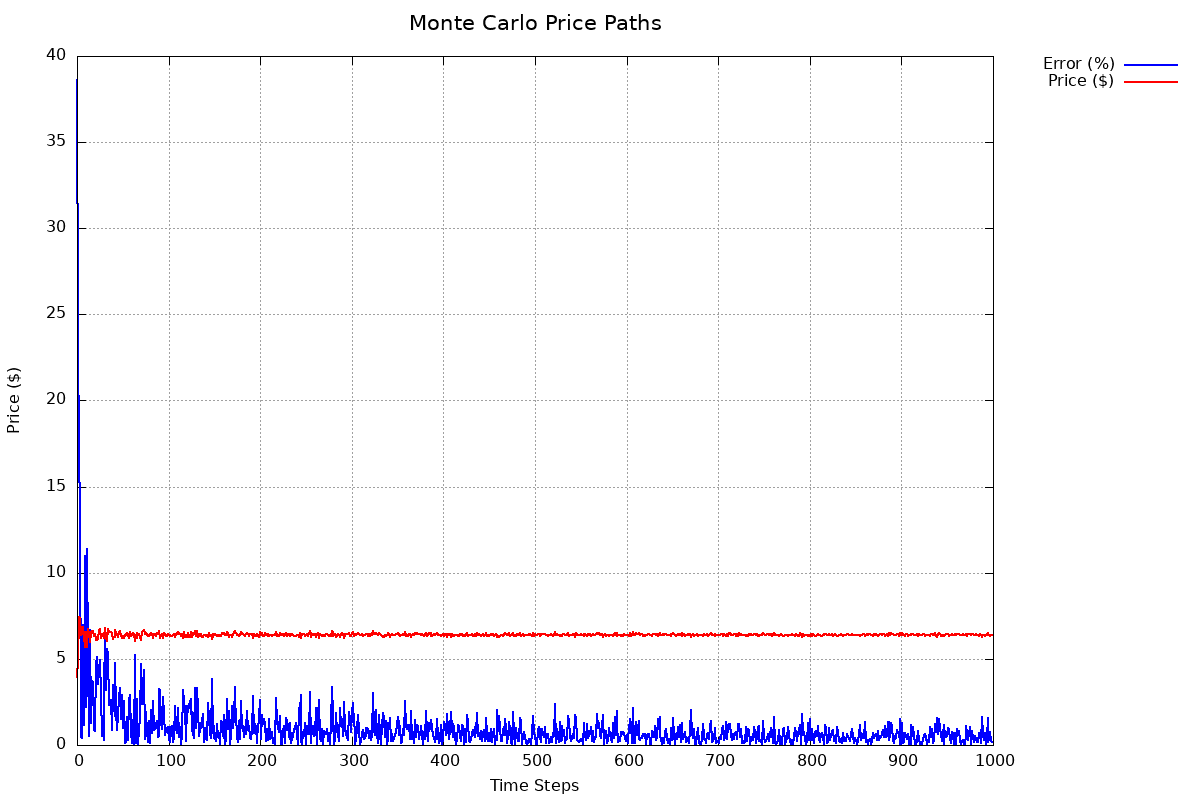

gnuplot code for this plot:
set terminal png size 1200,800 enhanced font 'Arial,12'
set output './plots/mc_draws.png'

set title 'Monte Carlo Price Paths' font 'Arial,16'
set xlabel 'Time Steps'
set ylabel 'Price ($)'
set grid
set key outside right

plot './plots/mc_draws.dat' using 1:2 with lines lc rgb 'blue' lw 2 title 'Error (%)', './plots/mc_draws.dat' using 1:3 with lines lc rgb 'red' lw 2 title 'Price ($)'
